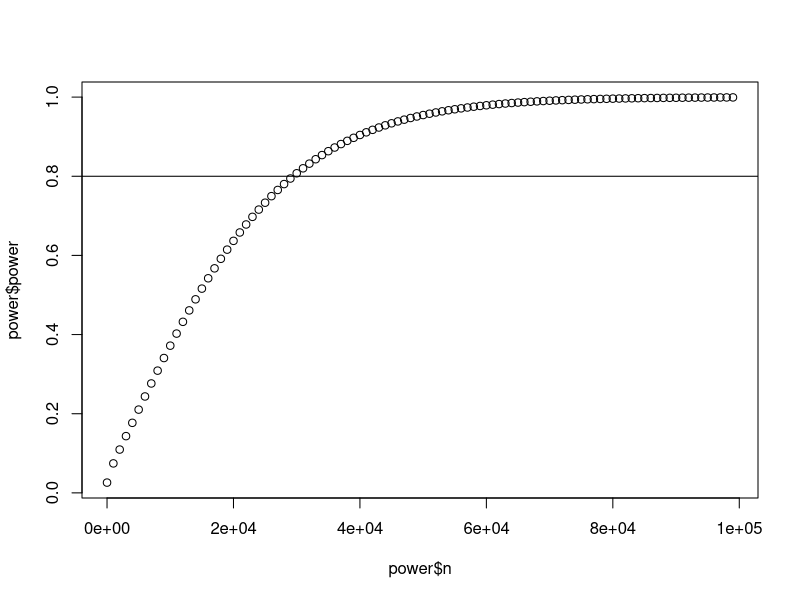
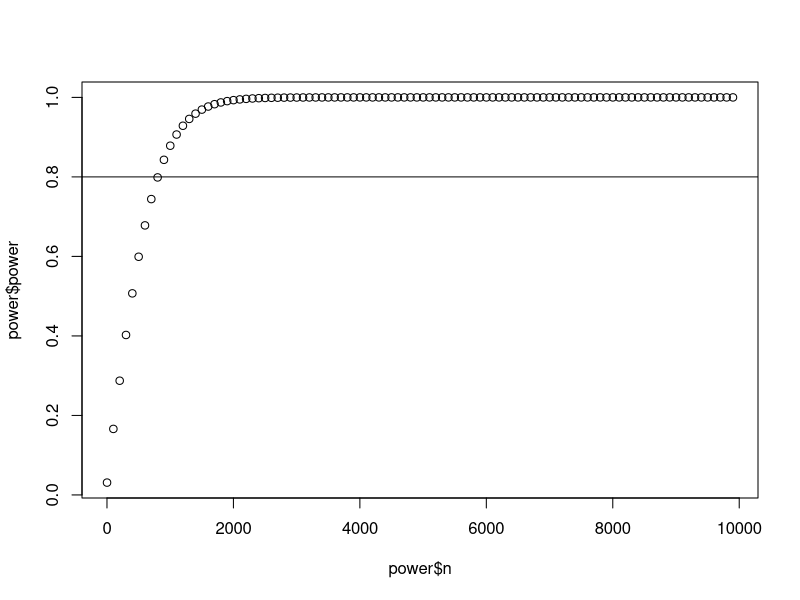
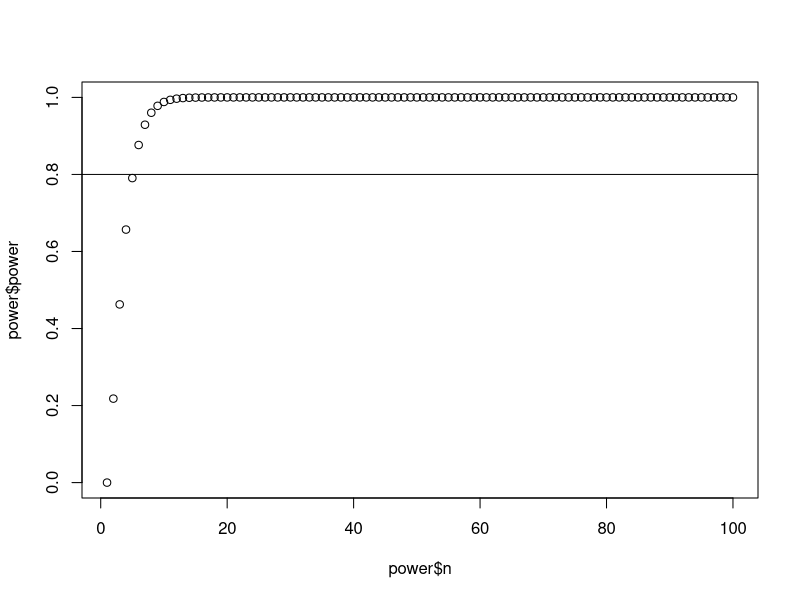
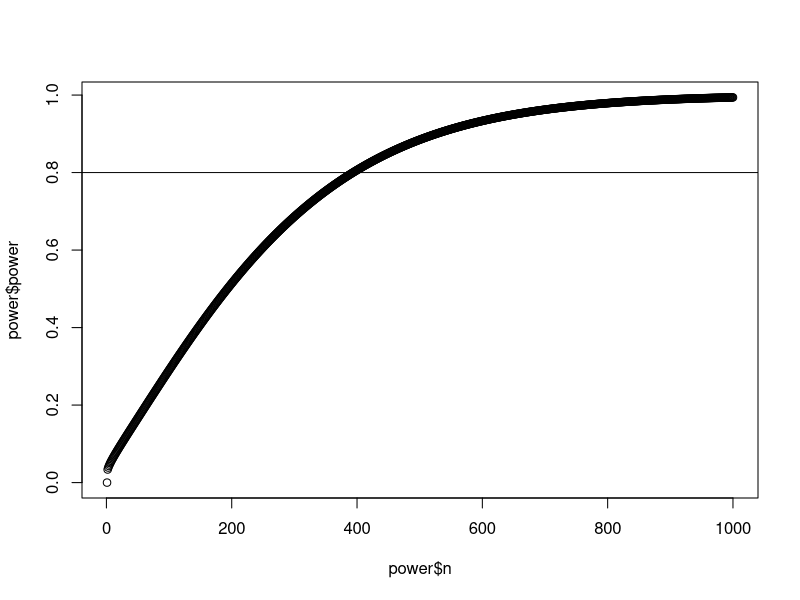
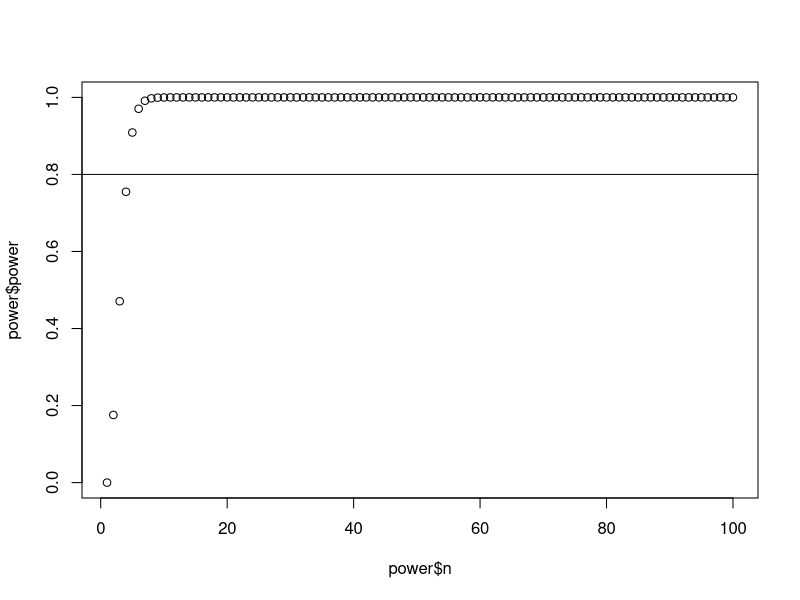
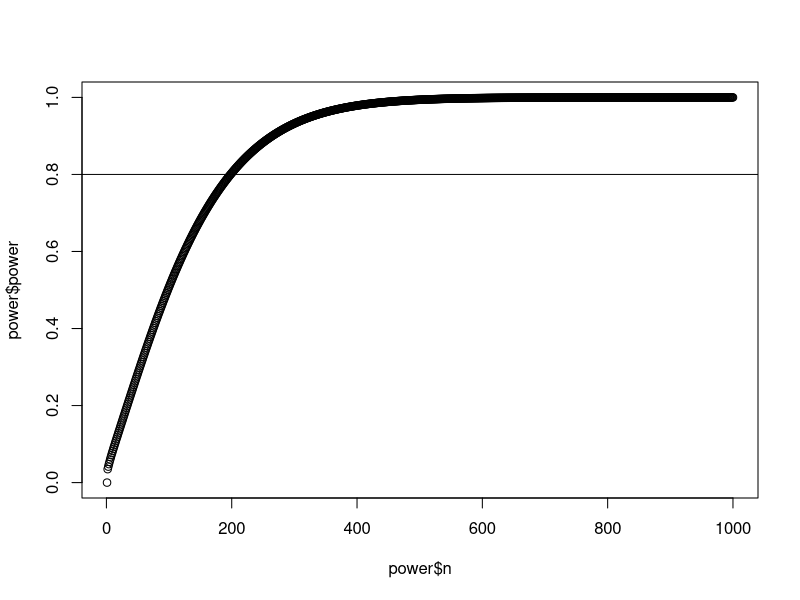

Write the R code that produced these figures, in order.
## ---- chunk 1
n <- seq(1,1E5,1000)
alpha <- 0.05
p1 <- 100E-6
p2 <- 500E-6
 
power <- power.prop.test(n = n, p1 = p1, p2 = p2, sig.level = alpha)
plot(power$n,power$power)
abline(h=0.8)
## ---- chunk 2
n <- 29423
alpha <- 0.05
p1 <- 100E-6
p2 <- 500E-6
power <- power.prop.test(n = n, p1 = p1, p2 = p2, sig.level = alpha)
power$power
## ---- chunk 3
n <- seq(1,1E4,100)
alpha <- 0.05
p1 <- 100E-6
p2 <- 10000E-6
 
power <- power.prop.test(n = n, p1 = p1, p2 = p2, sig.level = alpha)
plot(power$n,power$power)
abline(h=0.8)
## ---- chunk 4
n <- seq(1,100)
alpha <- 0.05
delta <- 0.1
sd <- 0.05
 
power <- power.t.test(n = n, delta = delta, sd=sd, sig.level = alpha)
plot(power$n,power$power)
abline(h=0.8)
## ---- chunk 5
n <- seq(1,1e3)
alpha <- 0.05
delta <- 0.01
sd <- 0.05

power <- power.t.test(n = n, delta = delta, sd=sd, sig.level = alpha)
plot(power$n,power$power)
abline(h=0.8)
## ---- chunk 6
n <- 392
alpha <- 0.05
delta <- 0.01
sd <- 0.05
power <- power.t.test(n = n, delta = delta, sd=sd, sig.level = alpha)
power$power
## ---- chunk 7
n <- seq(1,100)
alpha <- 0.05
delta <- 0.1
sd <- 0.05
 
power <- power.t.test(n = n, delta = delta, sd=sd, sig.level = alpha,type="paired")
plot(power$n,power$power)
abline(h=0.8)
## ---- chunk 8
n <- seq(1,1e3)
alpha <- 0.05
delta <- 0.01
sd <- 0.05

power <- power.t.test(n = n, delta = delta, sd=sd, sig.level = alpha,type="paired")
plot(power$n,power$power)
abline(h=0.8)
## ---- chunk 9
n <- 196
alpha <- 0.05
delta <- 0.01
sd <- 0.05
power <- power.t.test(n = n, delta = delta, sd=sd, sig.level = alpha,type="paired")
power$power
## ---- chunk 10
alpha <- 0.05
p0 <- 100E-6
p1 <- 500E-6
power<-0.8
beta<-1-power
phat<-(p0+p1)/2
((-qnorm(alpha/2)*sqrt(2*phat*(1-phat))+(-qnorm(beta)*sqrt(p0*(1-p0)+p1*(1-p1))))^2)/((p1-p0)^2)
## ---- chunk 11
power<-0.8
alpha <- 0.05
delta <- 0.01
sd <- 0.05
(2*(sd^2)*(-qnorm(alpha/2)+(-qnorm(1-power)))^2)/(delta^2)
## ---- chunk 12
power<-0.8
alpha <- 0.05
delta <- 0.01
sd <- 0.05
((sd^2)*(-qnorm(alpha/2)+(-qnorm(1-0.8)))^2)/(delta^2)
## ---- chunk 13
R.version.string
